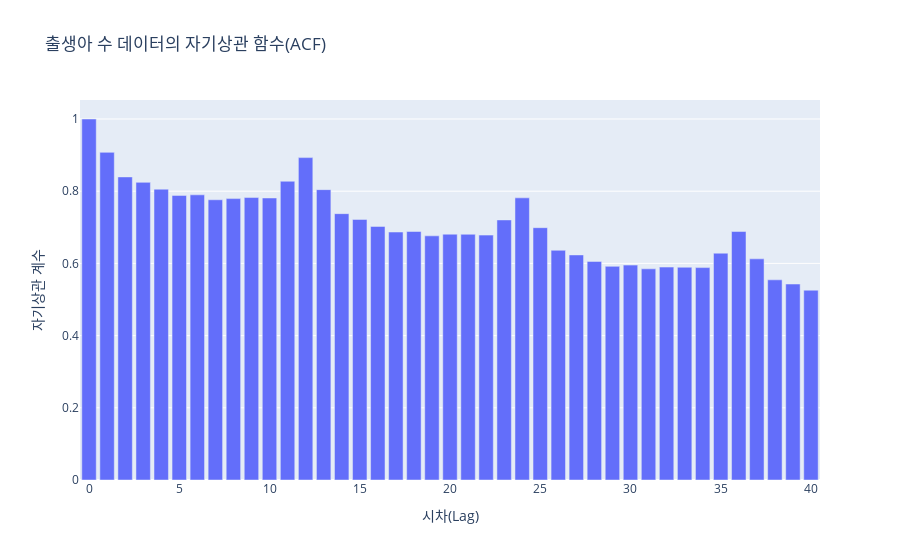

Notebook source saved alongside this figure:
### Markdown cell above
---

## 2. 자기상관 함수 (ACF: Autocorrelation Function)

### 💡 개념 (Concept)

**자기상관(Autocorrelation)** 이란, 시계열 데이터에서 현재 시점의 값이 과거의 값들과 얼마나 관련이 있는지를 측정한 것입니다. 예를 들어 "오늘의 주가가 어제의 주가와 얼마나 비슷한가?" 또는 "12개월 전의 주가와 얼마나 비슷한가?"를 수치로 나타냅니다.

**ACF(자기상관 함수)** 는 이러한 상관 관계를 시차(lag)별로 계산하여 보여주는 함수입니다. ACF 플롯을 통해 데이터의 추세나 계절성 패턴을 파악할 수 있습니다.

* **ACF 플롯 해석**:
    * **x축**: 시차(Lag). Lag 1은 1개 시점 전, Lag 12는 12개 시점 전과의 관계를 의미합니다.
    * **y축**: 자기상관 계수. +1에 가까우면 강한 양의 상관관계, -1에 가까우면 강한 음의 상관관계를, 0에 가까우면 관계가 없음을 의미합니다.
    * **파란색 신뢰구간**: 이 구간을 벗어나는 상관계수는 통계적으로 유의미하다고 판단합니다.

### 💻 예시 코드 (Example Code)

`statsmodels` 라이브러리로 ACF 값을 계산하고, `plotly`로 직접 시각화하여 더 동적인 그래프를 만들어 봅니다.

### Code cell
import pandas as pd
import numpy as np
import plotly.graph_objects as go
from statsmodels.tsa.stattools import acf

# 예시 데이터 (월별 출생아 수)
# (위 1번 섹션에서 df_birth가 로드되었다고 가정)
series = df_birth['출생아수'].dropna()

# ACF 계산
acf_values = acf(series, nlags=40)

# Plotly를 사용한 ACF 플롯 생성
fig = go.Figure()

# ACF 막대그래프
fig.add_trace(go.Bar(
    x=np.arange(len(acf_values)),
    y=acf_values,
    name='ACF'
))

fig.update_layout(
    title='출생아 수 데이터의 자기상관 함수(ACF)',
    xaxis_title='시차(Lag)',
    yaxis_title='자기상관 계수'
)
fig.show()

### Figure 1 — Plotly figure (JSON) as saved in the notebook; plotly's stock layout.template omitted (floating-point values rounded to 4 significant figures)
{"data": [{"name": "ACF", "type": "bar", "x": [0, 1, 2, 3, 4, 5, 6, 7, 8, 9, 10, 11, 12, 13, 14, 15, 16, 17, 18, 19, 20, 21, 22, 23, 24, 25, 26, 27, 28, 29, 30, 31, 32, 33, 34, 35, 36, 37, 38, 39, 40], "y": [1.0, 0.9076, 0.8396, 0.8245, 0.8056, 0.7884, 0.7899, 0.7762, 0.7795, 0.7824, 0.7812, 0.8275, 0.893, 0.8043, 0.7378, 0.7218, 0.7024, 0.6869, 0.6884, 0.6763, 0.6809, 0.6806, 0.6784, 0.7204, 0.7816, 0.6989, 0.6363, 0.6235, 0.6054, 0.5918, 0.5952, 0.585, 0.5898, 0.5893, 0.5884, 0.6283, 0.6883, 0.6126, 0.5545, 0.5429, 0.5258]}], "layout": {"title": {"text": "출생아 수 데이터의 자기상관 함수(ACF)"}, "xaxis": {"title": {"text": "시차(Lag)"}}, "yaxis": {"title": {"text": "자기상관 계수"}}}}
